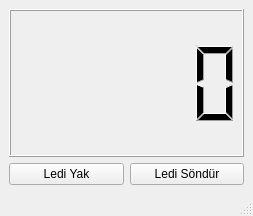
<?xml version="1.0" encoding="UTF-8"?>
<ui version="4.0">
 <class>MainWindow</class>
 <widget class="QMainWindow" name="MainWindow">
  <property name="geometry">
   <rect>
    <x>0</x>
    <y>0</y>
    <width>253</width>
    <height>216</height>
   </rect>
  </property>
  <property name="windowTitle">
   <string>MainWindow</string>
  </property>
  <widget class="QWidget" name="centralwidget">
   <layout class="QVBoxLayout" name="verticalLayout">
    <item>
     <widget class="QLCDNumber" name="lcdNumber"/>
    </item>
    <item>
     <layout class="QHBoxLayout" name="horizontalLayout">
      <item>
       <widget class="QPushButton" name="pushButton_ON">
        <property name="text">
         <string>Ledi Yak</string>
        </property>
       </widget>
      </item>
      <item>
       <widget class="QPushButton" name="pushButton_OFF">
        <property name="text">
         <string>Ledi Söndür</string>
        </property>
       </widget>
      </item>
     </layout>
    </item>
   </layout>
  </widget>
  <widget class="QMenuBar" name="menubar">
   <property name="geometry">
    <rect>
     <x>0</x>
     <y>0</y>
     <width>253</width>
     <height>22</height>
    </rect>
   </property>
  </widget>
  <widget class="QStatusBar" name="statusbar"/>
 </widget>
 <resources/>
 <connections/>
</ui>
